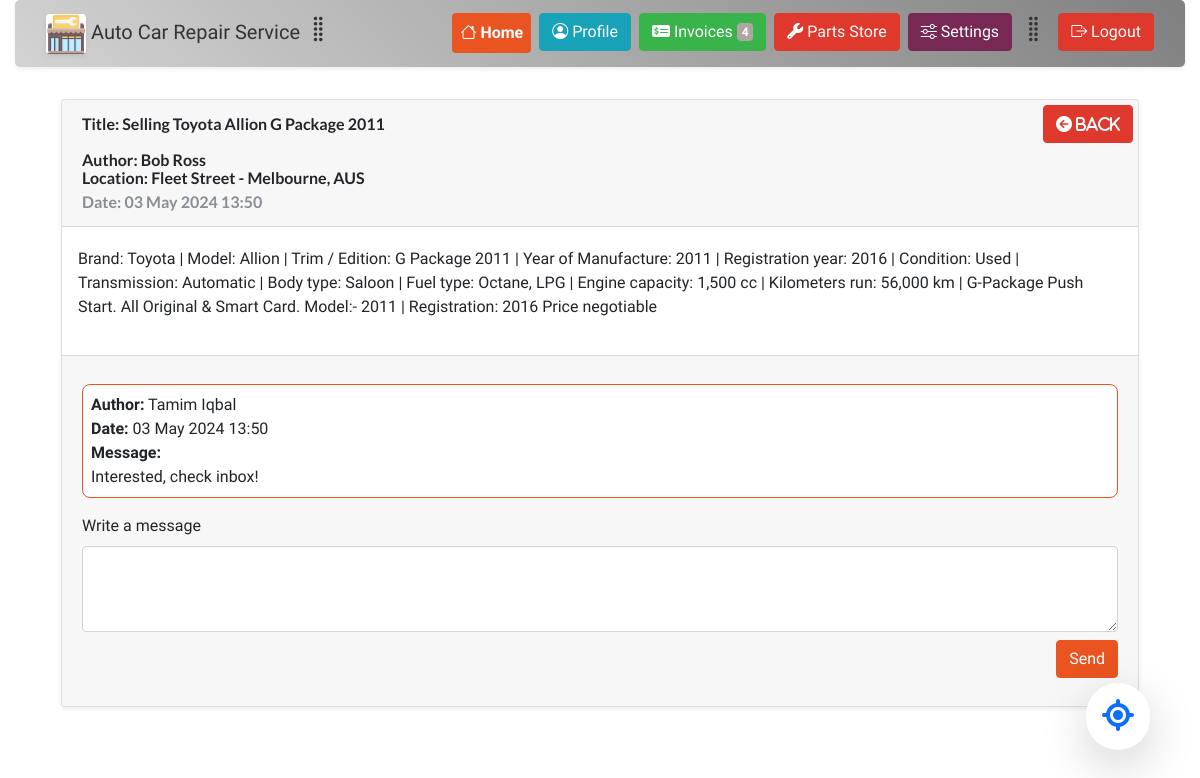
The page /dashboard/pages/post_replies.php?post_id=1 (signed in) on the database its author committed.
### tables this page shows
CREATE TABLE post_issues (
                            id int PRIMARY KEY AUTO_INCREMENT,   
                            user_id char(12) NOT NULL,
                            post_title LONGTEXT NOT NULL,
                            post_content LONGTEXT,
                            city_id int,
                            address varchar(255),
                            date_time TIMESTAMP NULL DEFAULT CURRENT_TIMESTAMP,
                             
                            CONSTRAINT post_user FOREIGN KEY (user_id) REFERENCES user_accounts(id),
                            CONSTRAINT post_city FOREIGN KEY (city_id) REFERENCES cities(id)
);

CREATE TABLE cities (
                        id int PRIMARY KEY AUTO_INCREMENT,
                        name varchar(35) NOT NULL,
                        country_code char(3) NOT NULL,
                        district varchar(20) NOT NULL,
                        CONSTRAINT cities_country_code FOREIGN KEY (country_code) REFERENCES countries(code)
);

CREATE TABLE post_answers (
                             id int PRIMARY KEY AUTO_INCREMENT,  
                             post_id int NOT NULL,
                             user_id char(12) NOT NULL,
                             content LONGTEXT,
                             datetime TIMESTAMP DEFAULT CURRENT_TIMESTAMP,
                             CONSTRAINT answer_post FOREIGN KEY (post_id) REFERENCES post_issues(id),
                             CONSTRAINT answer_user FOREIGN KEY (user_id) REFERENCES user_accounts(id)
);

### site_variables.php (called while the page is built, shortened)
<?php
(require_once (ROOT_DIR . DIRECTORY_SEPARATOR . 'database' . DIRECTORY_SEPARATOR . 'connection.php')) or die("Connection related file not found");
function b5_theme_link() : string {
    return  relativePath(ROOT_DIR . DIRECTORY_SEPARATOR . "precompiled" . DIRECTORY_SEPARATOR . $GLOBALS['USER_THEME'] . DIRECTORY_SEPARATOR . "bootstrap-color.min.css");
}
function relativePath($absolutePath, $separator = DIRECTORY_SEPARATOR) : string {
    if($absolutePath === ROOT_DIR) return '';
    $path = explode($separator, $absolutePath);
    $uri = explode('/', $_SERVER['REQUEST_URI']);
    $root = explode($separator, ROOT_DIR);
    $fileName = null;
    array_splice($path, 0, 1);
    array_splice($uri, 0, 1);
    array_splice($root, 0, 1);
	$temp = $uri[count($uri) - 1];
	$temp = explode('.', $temp);
	if(count($temp) > 0)  {
		array_pop($uri);
	}
    while(count($path) > 0 && end($path) == '') {
        array_pop($path);
    }
    if(is_file($absolutePath)) {
        $fileName = end($path);
        array_pop($path);
    }
    for($i = 0; $i < count($path) && $i < count($root); $i++) {
        if($root[$i] !== $path[$i]) {
            $index = $i;
            break;
        }
    }
    array_splice($path, 0, $i - 1);
    $index = -1;
    for($i = 0; $i < count($path); $i++) {
        if($uri[0] === $path[$i]) {
            $index = $i;
            break;
        }
    }
    if($index > 0) {
        array_splice($path, 0, $i);
    }
	$index = -1;
    for($i = 0; $i < count($uri); $i++) {
        if($uri[$i] === $path[0]) {
            $index = $i;
            break;
        }
    }
    if(implode($separator, $path) === implode($separator, $uri)) return '';
    $index = -1;
    for($i = 0; $i < count($path) && $i < count($uri); $i++) {
        if($uri[$i] === $path[$i]) {
            $index = $i;
        }
        else break;
    }
    if($index >= 0) {
        array_splice($path, 0, $i);
        array_splice($uri, 0, $i);
    }
    $out = '';
    for($i = 0; $i < count($uri); $i++) {
        $out .= ('..' . $separator);
    }
    $out .= implode($separator, $path);
    if(!str_ends_with($out, $separator) && !empty($out)) $out .= $separator;
    if(!empty($fileName)) $out .= $fileName;
    return str_replace('\\', '/', $out);
}
function relativePathSystem(string $path) : ?string {
    $out = relativePath($path);
    return $out;
}

### database/connection.php (called while the page is built, shortened)
<?php
	class connection {
        function connect() : void {
			$str = 'mysql:host='.CONN_INFO['HOST'].';dbname='.CONN_INFO['DBNAME'].';charset=utf8mb4;';
			$opts = [PDO::ATTR_ERRMODE => PDO::ERRMODE_EXCEPTION, PDO::ATTR_DEFAULT_FETCH_MODE => PDO::FETCH_BOTH];
			try {
				$this->pdo = new PDO($str, CONN_INFO['USERNAME'], CONN_INFO['PASSWORD'], $opts);
			}
			catch (PDOException $e) {
				throw new PDOException($e->getMessage(), $e->getCode());
			}
		}
        function getSinglePost(int $post_id) : ?array {
            $sql = 'SELECT A.id as post_id, A.user_id AS user_id, A.post_title AS title, A.post_content AS content, A.address AS address, B.name AS city, B.country_code AS country_code, A.date_time AS date FROM post_issues AS A JOIN cities AS B ON A.city_id = B.id WHERE A.id = ? LIMIT 1';
            $this->pdo->setAttribute(PDO::ATTR_DEFAULT_FETCH_MODE, PDO::FETCH_ASSOC);
            $stmt = $this->pdo->prepare($sql);
            $res = $stmt->execute([$post_id]);
            $arr = $stmt->fetchAll();
            foreach ($arr as $key => $row) {
                $author = $this->getUserNameTitle($row['user_id']);
                $arr[$key]['author'] = $author;
            }
            return reset($arr);
        }
        function getUserNameTitle(string $user_id) : ?string {
            $sql = 'SELECT customer_id, business_id FROM user_accounts WHERE id = ? LIMIT 1';
            $this->pdo->setAttribute(PDO::ATTR_DEFAULT_FETCH_MODE, PDO::FETCH_NUM);
            $stmt = $this->pdo->prepare($sql);
            $stmt->execute([$user_id]);
            $row = $stmt->fetch();
            if(is_null($row[1])) {
                $sql = 'SELECT name, lastname FROM customers_info WHERE id = ? LIMIT 1';
                $stmt = $this->pdo->prepare($sql);
                $stmt->execute([$row[0]]);
                $res = $stmt->fetch();
                return $res[0] . " " . $res[1];
            }
            else {
                $sql = 'SELECT company_name FROM businesses_info WHERE id = ? LIMIT 1';
                $stmt = $this->pdo->prepare($sql);
                $stmt->execute([$row[1]]);
                $arr = $stmt->fetch();
                return reset($arr);
            }
        }
        function getPostReplies(int $post_id) : ?array{
            $sql = 'SELECT id, post_id, user_id, content, datetime AS date FROM post_answers WHERE post_id = ?';
            $this->pdo->setAttribute(PDO::ATTR_DEFAULT_FETCH_MODE, PDO::FETCH_ASSOC);
            $stmt = $this->pdo->prepare($sql);
            if(!$stmt->execute([$post_id])) {
                return null;
            }
            $arr = $stmt->fetchAll();
            foreach ($arr as $key => $row) {
                $author = $this->getUserNameTitle($row['user_id']);
                $arr[$key]['author'] = $author;
            }
            return $arr;
        }
		private ?PDO $pdo = null;
	}

### dashboard/pages/post_replies.php (the view, shortened to what this page needs)
<?php
if(!isset($GLOBALS['WEBSITE_VARS'])) {
    (require_once (ROOT_DIR . DIRECTORY_SEPARATOR . 'site_variables.php')) or die("Variables file not found");
}
$post_id = $_GET['post_id'];
if(empty($post_id)) {
    $errorMsg = "Content not found!";
    exit("Page not found!");
}
else {
    $social_posts_array = CONNECTION->getSinglePost($post_id);
}
?>
<!DOCTYPE html>
<html>
<head>
    <link href="https://cdn.jsdelivr.net/npm/bootstrap@5.3.3/dist/css/bootstrap.min.css" rel="stylesheet">
    <link rel="stylesheet" href="https://cdn.jsdelivr.net/npm/bootstrap-icons@1.3.0/font/bootstrap-icons.css">
    <link rel="stylesheet" href="https://cdnjs.cloudflare.com/ajax/libs/font-awesome/6.5.2/css/all.min.css" />
    <link rel="stylesheet" href="<?php echo b5_theme_link(); ?>">
    <link rel="stylesheet" href="../styles.css">
</head>
<body>
<?php
(include_once ('menu.php')) or die("Failed to load component");
echo '<div class="container">';
$date_time = new DateTime($social_posts_array['date']);
$home_url = relativePathSystem(ABSOLUTE_PATHS['DASHBOARD']);
echo <<< ENDL_
<div class="card shadow-sm m-3">
        <div class="card-header lato-bold">
            <div style="position: absolute; top: 5px; right: 5px">
                <a class="btn btn-danger" href="$home_url"><i class="fa-solid fa-circle-arrow-left"> Back</i></a>
            </div>
            <p class="card-title mt-0">Title: {$social_posts_array['title']}</p>
            <p class="card-subtitle mt-0">Author: {$social_posts_array['author']}</p>
            <p class="card-subtitle">Location: {$social_posts_array['address']} - {$social_posts_array['city']}, {$social_posts_array['country_code']}</p>
            <p class="card-subtitle text-muted m-0">Date: {$date_time->format("d M Y H:i")}</p>
        </div>
        <div class="card-body px-3">
            <p>
                {$social_posts_array['content']}
            </p>
        </div>
        <div class="card-footer">
ENDL_;
        $replies_array = CONNECTION->getPostReplies($post_id);
        foreach($replies_array as $reply) {
            $date_time = new DateTime($reply['date']);
echo <<< ENDL_
            <div class="my-3 p-2 rounded-3 border border-primary bg-white">
                <div><strong>Author:</strong> {$reply['author']}</div>
                <div><strong>Date:</strong> {$date_time->format('d M Y H:i')}</div>
                <div><strong>Message:</strong><br>{$reply['content']}</div>
ENDL_;
            echo "</div> ";
        }
echo <<< ENDL_
            <div class="form-group">
                <form method="POST" name="messageForm">
                    <label for="messageField">Write a message</label>
                    <textarea name="messageField" class="form-control" rows="3" cols="50" required></textarea>
                    <div class="text-end">
                        <button name="submitMessageButton" class="btn btn-primary mt-2" type="submit">Send</button>
                    </div>
                </form>
            </div>
        </div>
    </div>
ENDL_;
?>
</div>
</body>
</html>

### dashboard/pages/menu.php (shortened to what this page needs)
<div class="container-fluid m-0">
    <div class="row vw-100">
        <div class="col">
            <div id="mainMenu" class="navbar navbar-expand-sm nav-pills nav-fill shadow-sm mb-3" style="background: linear-gradient(45deg, lightgrey, gray); border-radius: 5px; border: 1px black;">
                <div class="container-fluid">
                    <a class="navbar-brand">
                        <img src="../../assets/repair.png" class="img-simple-border rounded rounded-2 shadow-sm bg-white" alt="Garage Logo" style="width: 40px;">
                        Auto Car Repair Service
                        <span class="bi bi-grip-vertical h3"></span>
                    </a>
                    <form method="POST">
                        <ul class="navbar-nav" style="font-weight: 600;">
                            <li class="nav-item pe-2"><a class="nav-link active" href="<?php echo relativePath(ABSOLUTE_PATHS['DASHBOARD']); ?>"><i class="bi bi-house"></i> Home</a></li>
                            <li class="nav-item pe-2"><a class="btn btn-info" href="<?php echo relativePath(ABSOLUTE_PATHS['DASHBOARD_DIR'] . DIRECTORY_SEPARATOR . 'pages' . DIRECTORY_SEPARATOR . 'profile.php'); ?>"><i class="bi bi-person-circle"></i> Profile</a></li>
                            <li class="nav-item pe-2"><a class="btn btn-success" href="#"><i class="fa-solid fa-money-check-dollar"></i> Invoices <span class="badge bg-secondary">4</span></a></li>
                            <li class="nav-item pe-2"><a class="btn btn-danger" href="#"><i class="fa-solid fa-wrench"></i> Parts Store</a></li>
                            <li class="nav-item pe-2"><a class="btn btn-dark" href="#sidebar" data-bs-toggle="collapse"><i class="bi bi-sliders"></i> Settings</a></li>
                            <li class="nav-item"><span class="bi bi-grip-vertical h3"></span></li>
                            <li class="nav-item" style="padding-left: 10px"><button name="logoutButton" class="btn btn-block btn-danger" type="submit"><i class="bi bi-box-arrow-right"></i> Logout</button></li>
                        </ul>
                    </form>
                </div>
            </div>
        </div>
    </div>
</div>
<a class="link-primary" href="#" onclick="getLocation()">
    <div class="bg-white p-3 shadow-lg" style="position: fixed; bottom: 50px; right: 50px; z-index: 99999; border-radius: 50px">
        <i style="font-size: 32px" class="fa-solid fa-location-crosshairs"></i>
    </div>
</a>

### dashboard/styles.css (style rules this page uses)
.lato-bold { font-family: "Lato", sans-serif; font-weight: 700; font-style: normal; }
body { background-image: url('https://images.pexels.com/photos/593172/pexels-photo-593172.jpeg'); background-size: cover; }

### dashboard/pages/menu.php (style rules this page uses)
#mainMenu .btn { flex-shrink: 1; flex-grow: 1; }

### rows shown on the page
post_issues: post_title "Selling Toyota Allion G Package 2011", address "Fleet Street", city.name "Melbourne", city.country_code "AUS", date_time "03 May 2024 13:50", post_content "Brand: Toyota | Model: Allion | Trim / Edition: G Package 2011 | Year of Manufacture: 2011 | Registration year: 2016 | Condition: Used | Transmission: Automatic | Body type: Saloon | Fuel type: Octane, LPG | Engine capacity: 1,500 cc | Kilometers run: 56,000 km | G-Package Push Start. All Original & Smart Card. Model:- 2011 | Registration: 2016 Price negotiable"
post_answers: author "Tamim Iqbal", datetime "03 May 2024 13:50", content "Interested, check inbox!"

### other values the page prints
$social_posts_array['author'] "Bob Ross"
